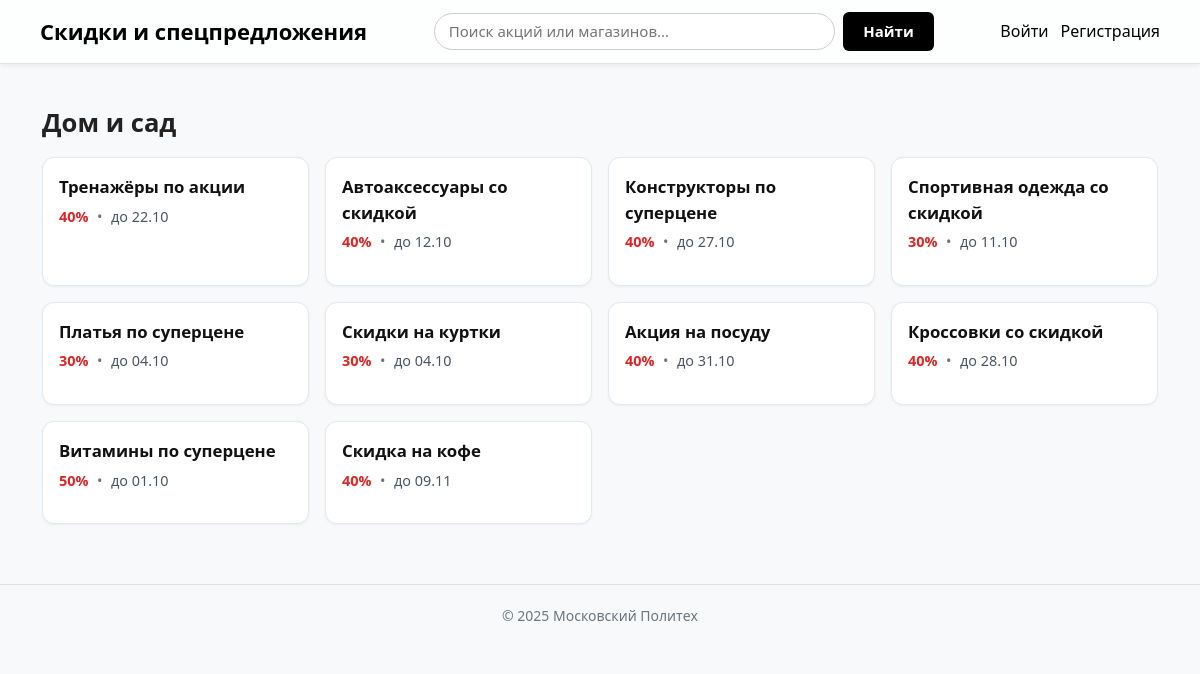
Page /category/6/ on the earlier database version.
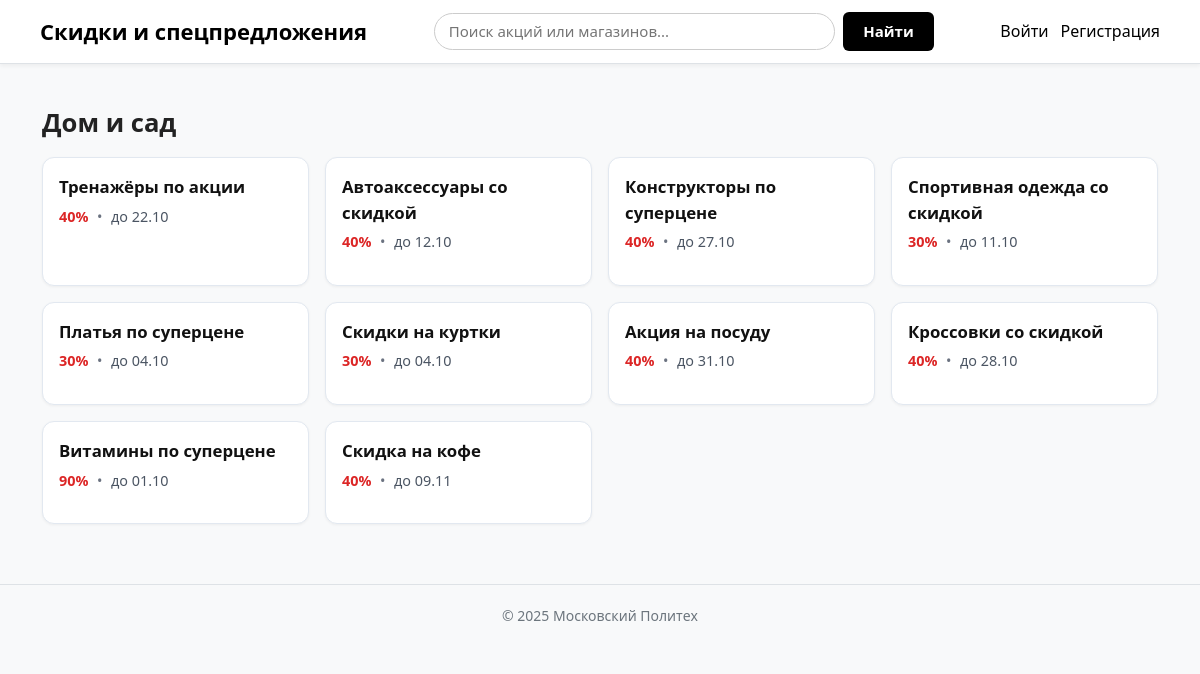
Same page on the later database version.
### discounts/models.py (models this page shows, shortened)
class Deal(models.Model):
    title = models.CharField("Название предложения", max_length=255)
    merchant = models.ForeignKey(Merchant, on_delete=models.CASCADE, verbose_name="Партнёр")
    price_original = models.DecimalField("Цена без скидки", max_digits=10, decimal_places=2)
    price_discount = models.DecimalField("Цена со скидкой", max_digits=10, decimal_places=2)
    starts_at = models.DateTimeField("Дата начала", null=True, blank=True)
    expires_at = models.DateTimeField("Дата окончания", null=True, blank=True)
    created_at = models.DateTimeField("Дата создания", auto_now_add=True)
    categories = models.ManyToManyField("Category", through="DealCategory", verbose_name="Категории")
    image_url = models.URLField("Картинка (URL)", blank=True, default="")
    description = models.TextField("Описание продукта", blank=True, null=True)
    favorited_by = models.ManyToManyField(User, related_name="favorite_deals", blank=True, verbose_name="Добавили в избранное")
    class Meta:
        verbose_name = "Предложение"
        verbose_name_plural = "Предложения"
    def discount_percent(self):
        if self.price_original and self.price_original > 0:
            discount = 100 - (self.price_discount / self.price_original * 100)
            return int(round(discount))
        return 0
    @property
    def discount_pct(self):
        return self.discount_percent()

### discounts/views.py (the view)
# urls.py: path("category/<int:pk>/", views.category, name="category"),
def category(request, pk):
    category = get_object_or_404(Category, pk=pk)
    deals = Deal.objects.filter(categories=category)
    return render(request, "category.html", {
        "category": category,
        "deals": deals,
    })

### templates/category.html (shortened to what this page needs)
{% extends "base.html" %}
{% load static %}
{% block content %}
<link rel="stylesheet" href="{% static 'css/category.css' %}">
<h2 class="page-title">{{ category.name }}</h2>
<div class="grid">
  {% for d in deals %}
    <article class="card">
      <a href="{% url 'discounts:deal_detail' d.id %}" class="card-link">
        <strong class="deal-title">{{ d.title }}</strong>
      </a>
      <p class="deal-meta">
        <span class="discount">{{ d.discount_pct|floatformat:0 }}%</span>
        <span class="dot">•</span>
        <span class="expires">до {{ d.expires_at|date:"d.m" }}</span>
      </p>
    </article>
  {% empty %}
    <p class="no-deals">Нет активных акций.</p>
  {% endfor %}
</div>
{% endblock %}

Differences in the rows shown:
changed Deal "Витамины по суперцене": discount_pct "50" → "90"
